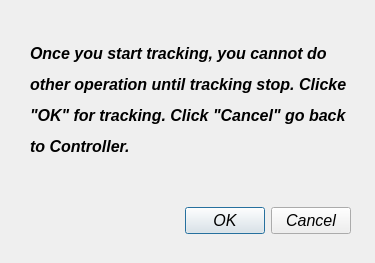
<?xml version="1.0" encoding="UTF-8"?>
<ui version="4.0">
 <class>Dialog</class>
 <widget class="QDialog" name="Dialog">
  <property name="geometry">
   <rect>
    <x>0</x>
    <y>0</y>
    <width>375</width>
    <height>263</height>
   </rect>
  </property>
  <property name="windowTitle">
   <string>Dialog</string>
  </property>
  <widget class="QDialogButtonBox" name="track_or_not">
   <property name="geometry">
    <rect>
     <x>50</x>
     <y>190</y>
     <width>301</width>
     <height>61</height>
    </rect>
   </property>
   <property name="font">
    <font>
     <pointsize>12</pointsize>
     <italic>true</italic>
    </font>
   </property>
   <property name="orientation">
    <enum>Qt::Horizontal</enum>
   </property>
   <property name="standardButtons">
    <set>QDialogButtonBox::Cancel|QDialogButtonBox::Ok</set>
   </property>
  </widget>
  <widget class="QLabel" name="label">
   <property name="geometry">
    <rect>
     <x>30</x>
     <y>30</y>
     <width>321</width>
     <height>141</height>
    </rect>
   </property>
   <property name="font">
    <font>
     <pointsize>12</pointsize>
     <weight>75</weight>
     <italic>true</italic>
     <bold>true</bold>
    </font>
   </property>
   <property name="text">
    <string>&lt;html&gt;&lt;head/&gt;&lt;body&gt;&lt;p align=&quot;justify&quot;&gt;Once you start tracking, you cannot do &lt;/p&gt;&lt;p align=&quot;justify&quot;&gt;other operation until tracking stop. Clicke &lt;/p&gt;&lt;p align=&quot;justify&quot;&gt;&amp;quot;OK&amp;quot; for tracking. Click &amp;quot;Cancel&amp;quot; go back &lt;/p&gt;&lt;p align=&quot;justify&quot;&gt;to Controller.&lt;/p&gt;&lt;/body&gt;&lt;/html&gt;</string>
   </property>
  </widget>
 </widget>
 <resources/>
 <connections>
  <connection>
   <sender>track_or_not</sender>
   <signal>accepted()</signal>
   <receiver>Dialog</receiver>
   <slot>accept()</slot>
   <hints>
    <hint type="sourcelabel">
     <x>248</x>
     <y>254</y>
    </hint>
    <hint type="destinationlabel">
     <x>157</x>
     <y>274</y>
    </hint>
   </hints>
  </connection>
  <connection>
   <sender>track_or_not</sender>
   <signal>rejected()</signal>
   <receiver>Dialog</receiver>
   <slot>reject()</slot>
   <hints>
    <hint type="sourcelabel">
     <x>316</x>
     <y>260</y>
    </hint>
    <hint type="destinationlabel">
     <x>286</x>
     <y>274</y>
    </hint>
   </hints>
  </connection>
 </connections>
</ui>
